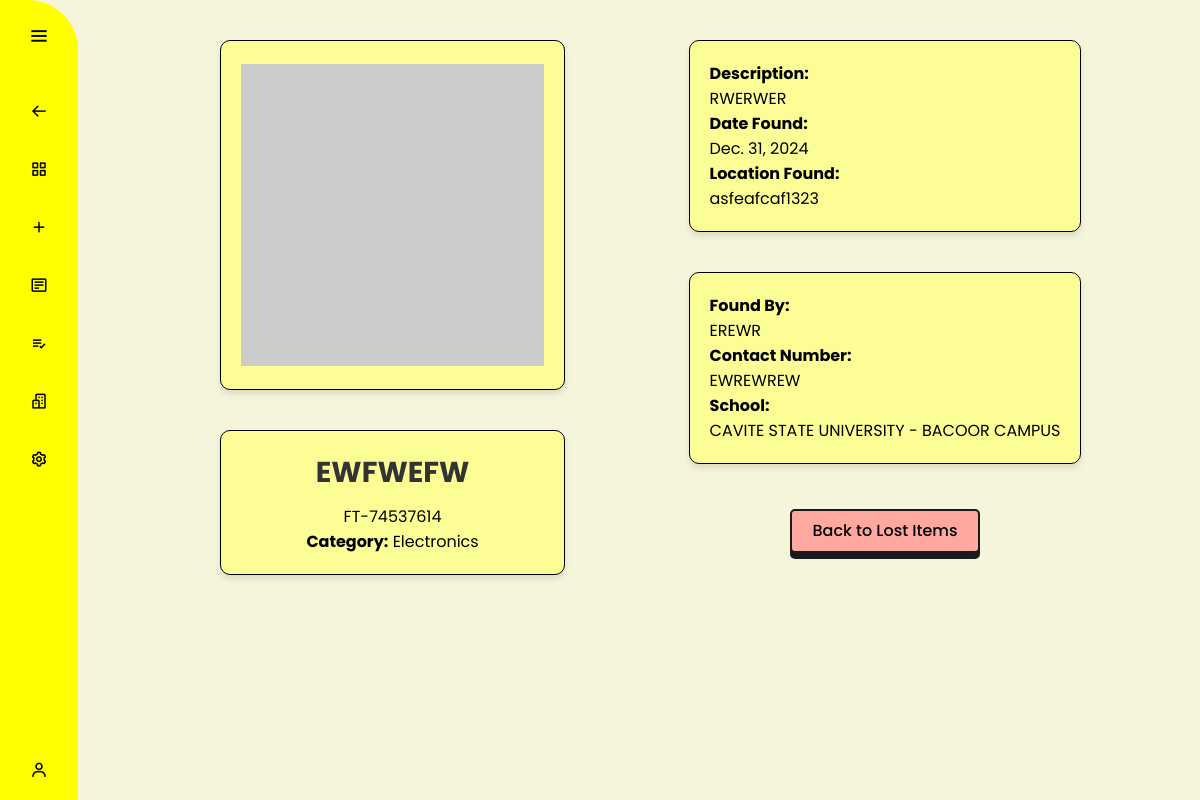
Page /found_detailview/FT-74537614 on the committed database.
### Appli/models.py (models this page shows, shortened)
class FoundItem(models.Model):
    CATEGORY_CHOICES = [
        ('electronics', 'Electronics'),
        ('clothing', 'Clothing'),
        ('accessories', 'Accessories'),
        ('documents', 'Documents'),
        ('keys', 'Keys'),
        ('books_stationary', 'Books & Stationary'),
        ('bags_luggage', 'Bags & Luggage'),
        ('sporting_goods', 'Sporting Goods'),
        ('toys_games', 'Toys & Games'),
        ('money', 'Money')
    ]
    item_id = models.CharField(max_length=10, unique=True, blank=True, default='')
    item_name = models.CharField(max_length=100)
    item_type = models.CharField(max_length=10, default='Found')
    description = models.TextField()
    category = models.CharField(max_length=50, choices=CATEGORY_CHOICES)
    date_found = models.DateField()
    date_added = models.DateTimeField(default=now)
    location_found = models.CharField(max_length=100)
    contact_information = models.CharField(max_length=100)
    found_by = models.CharField(max_length=100, blank=True, null=True)
    school = models.ForeignKey('School', on_delete=models.CASCADE)
    photo = models.ImageField(upload_to='found_items/', blank=True, null=True)
    is_claimed = models.BooleanField(default=False)
    created_at = models.DateTimeField(auto_now_add=True)

class School(models.Model):
    Name = models.CharField(max_length=100)
    Address = models.CharField(max_length=255, blank=True, null=True)
    Contact_Number = models.CharField(max_length=15, blank=True, null=True)
    def __str__(self):
        return self.Name

### Appli/views.py (the view)
# urls.py: path('found_detailview/<str:item_id>', FoundDetailView.as_view(), name='found_detailview'),
class FoundDetailView(DetailView):
    model = LostItem
    template_name = 'app/found_detailview.html'
    context_object_name = 'item'
    def get_object(self, queryset=None):
        item_id = self.kwargs.get('item_id')
        return FoundItem.objects.get(item_id=item_id)

### Appli/templates/app/found_detailview.html
{% extends 'app/found.html' %}
{% block content %}
<div class="container mt-5">
  <div class="custom-row justify-content-center">
    <div class="col-md-6">
      <div class="image-container">
        {% if item.photo %}
        <img src="{{ item.photo.url }}" alt="Item Photo" class="item-image">
        {% else %}
        <img src="https://via.placeholder.com/400" alt="No Photo Available" class="item-image">
        {% endif %}
      </div>
      <div class="title-container">
        <h2 class="item-title">{{ item.item_name|capfirst }}</h2>
        <p>{{ item.item_id }}</p>
        <p><strong>Category:</strong> {{ item.category|capfirst }}</p>
      </div>
    </div>
    <div class="col-md-6">
      <div class="description-container">
        <strong>Description:</strong>
        <p>{{ item.description }}</p>
        <strong>Date Found:</strong>
        <p>{{ item.date_found }}</p>
        <strong>Location Found:</strong>
        <p>{{ item.location_found }}</p>
      </div>
      <div class="other-details-container">
        <strong>Found By:</strong>
        <p>{{ item.found_by }}</p>
        <strong>Contact Number:</strong>
        <p>{{ item.contact_information }}</p>
        <strong>School:</strong>
        <p>{{ item.school }}</p>
      </div>
      <a href="{% url 'found_viewitem' %}" class="btn btn-secondary">Back to Lost Items</a>
    </div>
  </div>
</div>
{% endblock %}

### static/css/found.css (style rules this page uses)
* { margin: 0; padding: 0; box-sizing: border-box; font-family: "Poppins", sans-serif; }
body, html { background: #f5f5dc; max-width: 100%; }
.btn { display: inline-block; text-align: center; font-size: 0.875rem; font-weight: 500; line-height: 1.25; color: #ffffff; background-color: #007bff; border: 1px solid transparent; padding: 0.375rem 0.75rem; border-radius: 0.25rem; transition: background-color 0.15s ease-in-out; margin: 5px; }
.image-container { width: 70%; height: 350px; background-color: #FDFD96; border: 1px solid black; border-radius: 10px; padding: 20px; margin-bottom: 20px; margin-top: 20px; margin-right: 100px; box-shadow: 0 4px 6px rgba(0, 0, 0, 0.1); display: flex; justify-content: center; align-items: center; text-align: center; }
.title-container { width: 70%; background-color: #FDFD96; border: 1px solid black; border-radius: 10px; padding: 20px; margin-bottom: 20px; margin-right: 100px; box-shadow: 0 4px 6px rgba(0, 0, 0, 0.1); text-align: center; }
.description-container { width: 100%; background-color: #FDFD96; border: 1px solid black; border-radius: 10px; padding: 20px; margin-bottom: 20px; margin-top: 20px; box-shadow: 0 4px 6px rgba(0, 0, 0, 0.1); overflow-wrap: break-word; word-wrap: break-word; word-break: break-word; }
.other-details-container { width: 100%; background-color: #FDFD96; border: 1px solid black; border-radius: 10px; padding: 20px; margin-bottom: 20px; box-shadow: 0 4px 6px rgba(0, 0, 0, 0.1); overflow-wrap: break-word; word-wrap: break-word; word-break: break-word; }
.item-image { max-width: 100%; max-height: 350px; object-fit: contain; object-position: center; }
.item-title { font-size: 1.8rem; font-weight: bold; color: #333; margin-bottom: 10px; }
.btn { display: inline-block; padding: 10px 20px; font-size: 1rem; text-align: center; border: 2px solid #1a1a1a; border-radius: 5px; text-decoration: none; background-color: #ffa8a0; color: black; transition: all 0.3s ease; box-shadow: 0 5px #555; position: relative; box-shadow: 0 6px #1a1a1a; transition: background-color 0.2s ease, box-shadow 0.2s ease; }
.custom-row { display: flex; flex-wrap: wrap; justify-content: center; }
.custom-row>.col-md-6 { display: flex; flex-direction: column; align-items: center; gap: 20px; }

### rows in the picture
FoundItem: item_name "EWFWEFW", item_id "FT-74537614", category "Electronics", description "RWERWER", date_found "Dec. 31, 2024", location_found "asfeafcaf1323", found_by "EREWR", contact_information "EWREWREW", school "CAVITE STATE UNIVERSITY - BACOOR CAMPUS"
